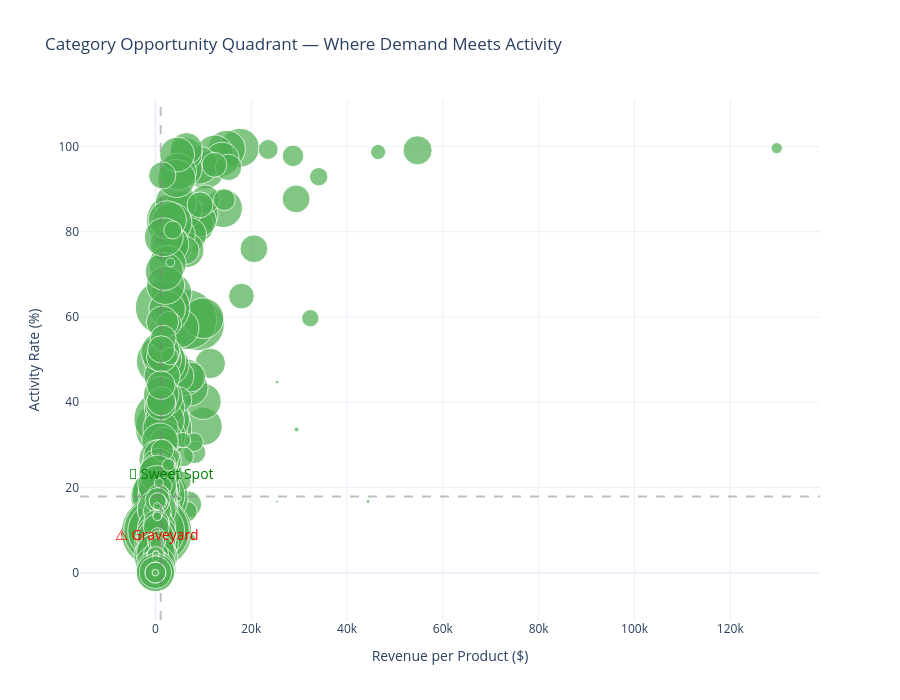

Notebook code for this chart:
### Markdown cell above
### 3.3 — The Opportunity Quadrant

**X-axis:** Revenue per product (how much is being spent per listing)  
**Y-axis:** Activity rate (what % of listings actually sell)  
**Size:** Total product count (competition level)  

The sweet spot: **top-right, small bubble** = high demand per product, high activity, low competition.

### Code cell
ACTIVE_COL = 'pct_active'
fig = px.scatter(
    df_sub,
    x='revenue_per_product',
    y=ACTIVE_COL,
    size=PRODUCTS_COL,
    hover_name=SUBCAT_COL,
    title='Category Opportunity Quadrant — Where Demand Meets Activity',
    labels={
        'revenue_per_product': 'Revenue per Product ($)',
        ACTIVE_COL: 'Activity Rate (%)',
        PRODUCTS_COL: 'Product Count'
    },
    template=TEMPLATE,
    color_discrete_sequence=['#4CAF50'],
    size_max=50
)

med_rev = df_sub['revenue_per_product'].median()
med_act = df_sub[ACTIVE_COL].median()
fig.add_hline(y=med_act, line_dash='dash', line_color='gray', opacity=0.5)
fig.add_vline(x=med_rev, line_dash='dash', line_color='gray', opacity=0.5)

fig.add_annotation(x=med_rev*3, y=med_act*1.3, text='🎯 Sweet Spot', showarrow=False,
                   font=dict(size=14, color='green'))
fig.add_annotation(x=med_rev*0.2, y=med_act*0.5, text='⚠️ Graveyard', showarrow=False,
                   font=dict(size=14, color='red'))

fig.update_layout(height=700)
save_chart(fig, '03_opportunity_quadrant')
fig.show()

### Figure 1 — Plotly figure (JSON) as saved in the notebook; plotly's stock layout.template omitted (floating-point values rounded to 4 significant figures; data arrays with more than 128 entries replaced by an {"elided": "..."} marker saying what was removed)
{"data": [{"hovertemplate": "<b>%{hovertext}</b><br><br>Revenue per Product ($)=%{x}<br>Activity Rate (%)=%{y}<br>Product Count=%{marker.size}<extra></extra>", "hovertext": {"elided": "248 str values"}, "legendgroup": "", "marker": {"color": "#4CAF50", "size": {"elided": "248 int values"}, "sizemode": "area", "sizeref": 11.45, "symbol": "circle"}, "mode": "markers", "name": "", "orientation": "v", "showlegend": false, "type": "scatter", "x": {"elided": "248 float values"}, "xaxis": "x", "y": {"elided": "248 float values"}, "yaxis": "y"}], "layout": {"annotations": [{"font": {"color": "green", "size": 14}, "showarrow": false, "text": "🎯 Sweet Spot", "x": 3321.0, "y": 23.21}, {"font": {"color": "red", "size": 14}, "showarrow": false, "text": "⚠️ Graveyard", "x": 221.4, "y": 8.925}], "height": 700, "legend": {"itemsizing": "constant", "tracegroupgap": 0}, "shapes": [{"line": {"color": "gray", "dash": "dash"}, "opacity": 0.5, "type": "line", "x0": 0, "x1": 1, "xref": "x domain", "y0": 17.85, "y1": 17.85, "yref": "y"}, {"line": {"color": "gray", "dash": "dash"}, "opacity": 0.5, "type": "line", "x0": 1107.0, "x1": 1107.0, "xref": "x", "y0": 0, "y1": 1, "yref": "y domain"}], "title": {"text": "Category Opportunity Quadrant — Where Demand Meets Activity"}, "xaxis": {"anchor": "y", "domain": [0, 1], "title": {"text": "Revenue per Product ($)"}}, "yaxis": {"anchor": "x", "domain": [0, 1], "title": {"text": "Activity Rate (%)"}}}}
